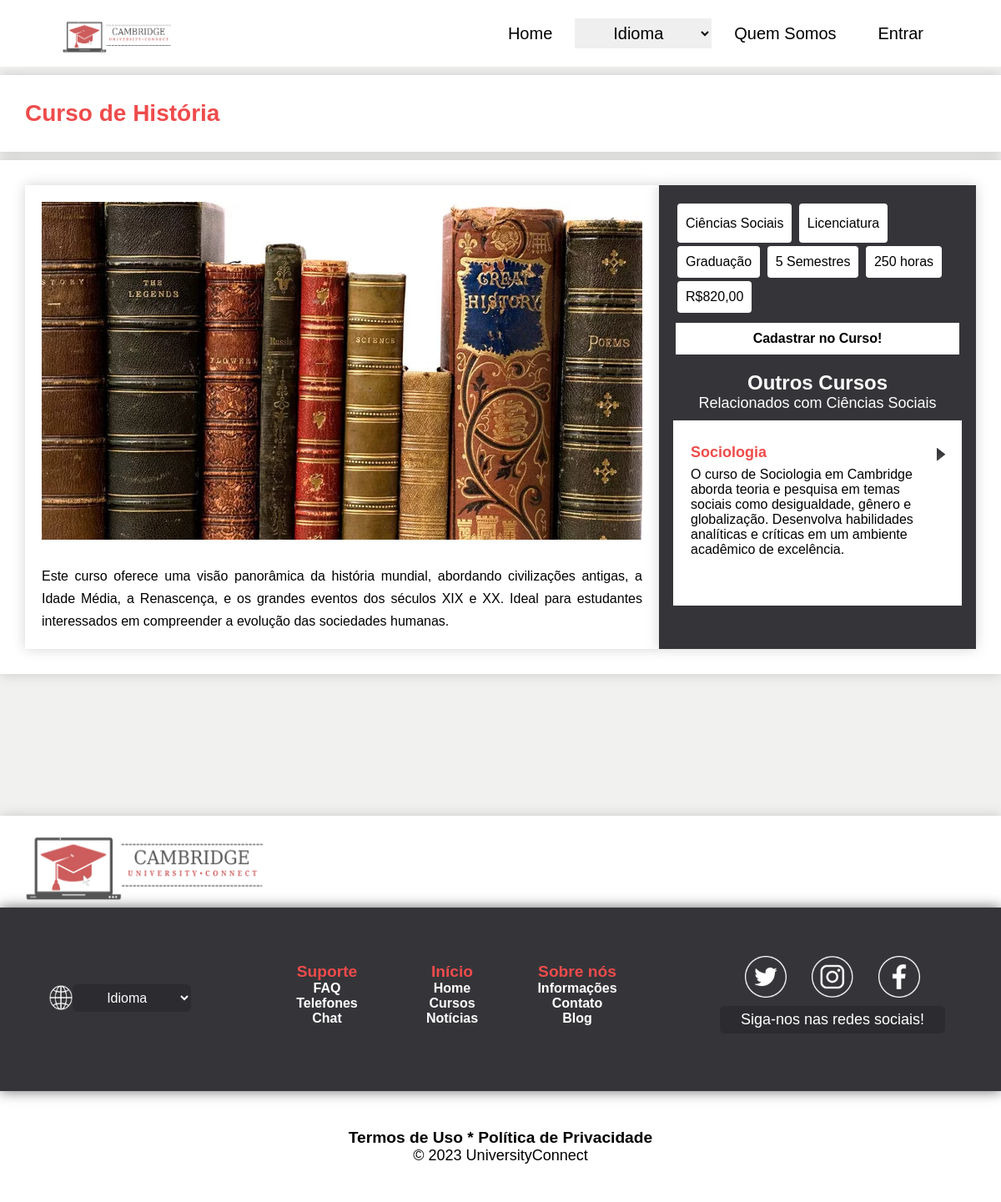
Screenshot of /courses/13 with the database file from the repository.
### UniversityConnect/models.py (models this page shows, shortened)
class Course(models.Model):
    title = models.CharField(max_length=100)
    title_en = models.CharField(max_length=100, default='English Name')
    mini_description = models.TextField(max_length=255, default='English Description')
    mini_description_en = models.TextField(max_length=255, default='English Description')
    description = models.TextField()
    description_en = models.TextField(default='English Description')
    course_load = models.IntegerField()
    course_time = models.CharField(max_length=100)
    time_course_en = models.CharField(max_length=100, default='0 years')
    monthly_course_fee = models.DecimalField(max_digits=8, decimal_places=2)
    class_type = models.CharField(max_length=100)
    image = models.ImageField(upload_to='courses/cover/%Y/%m/%d/', blank=True, default="")
    category = models.ForeignKey(Category, on_delete=models.CASCADE)
    education = models.ForeignKey(Education, on_delete=models.CASCADE)
    course_level = models.ForeignKey(CourseLevel, on_delete=models.CASCADE)
    link = models.CharField(max_length=200, blank=True)

class Category(models.Model):
    name = models.CharField(max_length=100)
    name_en = models.CharField(max_length=100, default='English Name')
    def __str__(self):
        return self.name

class Education(models.Model):
    name = models.CharField(max_length=100)
    name_en = models.CharField(max_length=100, default='English Name')
    def __str__(self):
        return self.name

class CourseLevel(models.Model):
    name = models.CharField(max_length=100)
    name_en = models.CharField(max_length=100, default='English Name')
    def __str__(self):
        return self.name

### UniversityConnect/views.py (the view)
# urls.py: path('courses/<int:id>', views.courses_detail, name='courses_detail'),
def courses_detail(request, id):
    course = get_object_or_404(Course,id=id,)
    other_courses = Course.objects.filter(category=course.category).exclude(id=course.id)[:2]
    lang = False
    if 'en/' in request.path:
        lang = True
    PAGE_NAME = _(course.title)
    context = {
        'request': request,
        'course': course,
        'other_courses': other_courses,
        'page_name': PAGE_NAME,
        'lang': lang,
        'monthly_course_fee': course.monthly_course_fee/4,}
    return render(request, 'UniversityConnect/pages/courses_detail.html', context=context)

### templates/UniversityConnect/pages/courses_detail.html (shortened to what this page needs)
{% extends "base_uc.html" %}
{% load static %}
{% load i18n %}
{% block extra_style %}
<link rel="stylesheet" href="{% static '/UniversityConnect/css/course_detail.css' %}">
{% endblock extra_style %}
{% block content_base %}
{% include '../partials/header.html' %}
<main>
    <div class="home-title">
        <h2>{% trans "Curso de" %}
            {% if lang %}{{ course.title_en }}
            {% else %}{{ course.title }}
            {% endif %}</h2>
    </div>
    <section class="home">
        <div class="block1">
            <div class="block1-img">
                {% if course.image %}
                    <img src="{{course.image.url}}" alt="curso img">
                {% else %}
                    <div class="no-img"> NO IMG </div>
                {% endif %}
            </div>
            <div class="block1-content">
                {% if lang %}
                <h2 class="content-title">{{ course.tittle_en }}</h2>
                <p class="content-description">{{ course.description_en }}</p>
                {% else %}
                <p class="content-description">{{ course.description }}</p>
                {% endif %}
            </div>
        </div>
        <div class="block2">
            <div class="block2-content">
                {% if lang %}
                <p class="content-description">{{ course.category.name_en }}</p>
                <p class="content-description">{{ course.education.name_en }}</p>
                <p class="content-level">{{ course.course_level.name_en }}</p>
                <p class="content-time">{{ course.time_course_en }}</p>
                <p class="content-hours">{{ course.course_load }} hours</p>
                <p class="content-pay">US${{ monthly_course_fee }}</p>
                {% else %}
                <p class="content-description">{{ course.category }}</p>
                <p class="content-description">{{ course.education }}</p>
                <p class="content-level">{{ course.course_level }}</p>
                <p class="content-time">{{ course.course_time }}</p>
                <p class="content-hours">{{ course.course_load }} horas</p>
                <p class="content-pay">R${{ course.monthly_course_fee }}</p>
                {% endif %}
                <a class="content-course" href="#">{% trans "Cadastrar no Curso!" %}</a>
            </div>
            <div class="other">
                <h2>{% trans "Outros Cursos" %}</h2>
                <p>{% trans "Relacionados com" %}
                    {% if lang %}{{ course.category.name_en }}
                    {% else %}{{ course.category }}
                    {% endif %}
                </p>
                {% if other_courses %}
                    {% for course in other_courses %}
                        <a class="option-block-link" href="{% url 'UniversityConnect:courses_detail' course.id %}">
                            <div class="options-block">
                                {% if lang %}
                                <h2>{{ course.title_en }}</h2>
                                <p>{{ course.mini_description_en }}</p>
                                {% else %}
                                <h2>{{ course.title }}</h2>
                                <p>{{ course.mini_description }}</p>
                                {% endif %}
                                <div class="details-icon">
                                    <img src="{% static "/UniversityConnect/images/icons/enter.png" %}" alt="">
                                </div>
                            </div>
                        </a>
                    {% endfor %}
                {% endif %}
            </div>
        </div>
    </section>
</main>
{% endblock content_base %}

### static/UniversityConnect/css/header.css (style rules this page uses)
@media only screen and (min-width: 684px) and (max-width: 1260px) { .options-block { margin: 0 auto 30px auto !important; min-width: 320px !important; max-width: 100% !important; background-color: var(--colorWhite) !important; border: 1px solid rgba(0, 0, 0, 0) !important; } }
html { background-color: var(--colorMidGray); }

### static/UniversityConnect/css/course_detail.css (style rules this page uses)
* { margin: 0; padding: 0; }
:root { --colorPrimary: #EF4B4B; --colorWhite: #FFFFFF; --colorBlack: #000000; --colorMidGray: #F1F1F0; --colorBox: #353539; --colorBoxHover: #2c2c30; --fontPrimary: Arial; --fontMidSize: 20px; --fontLargeSize: 28px; --fontExtraLarge: 54px; --fontExtraExtraLarge: 65px; }
html { background-color: var(--colorMidGray); }
.home { background-color: var(--colorWhite); font-family: var(--fontPrimary); display: flex; justify-content: space-around; min-width: 230px; max-width: 1200px; box-shadow: 0px 0px 15px rgba(0, 0, 0, 0.172) !important; padding: 30px; margin: 10px auto; }
.home-title { box-shadow: 0px 0px 15px rgba(0, 0, 0, 0.172) !important; background-color: var(--colorWhite); min-width: 230px; max-width: 1200px; margin: 10px auto; padding: 30px; }
.home-title > h2 { font-family: var(--fontPrimary) !important; color: var(--colorPrimary); }
.option-block-link { all: unset; cursor: pointer; display: block !important; margin: 0px auto 10px auto; background-color: var(--colorWhite); padding: 20px; }
.options-block { position: relative; overflow: hidden; min-height: 110px; max-height: 150px; min-width: 230px; max-width: 100%; background-color: var(--colorWhite); transition: 0.4s; }
.options-block > h2, .options-block > p { margin: 7px 0; font-family: var(--fontPrimary); text-decoration: none !important; }
.options-block > h2 { color: var(--colorPrimary); font-size: large !important; }
.options-block > p { padding-right: 40px ; }
.details-icon { position: absolute; right: 10px; top: 10px; width: 20px; height: 20px; }
.details-icon img { width: 100%; height: 100%; }
.block1 { box-shadow: 0px 0px 15px rgba(0, 0, 0, 0.172) !important; width: 800px; padding: 10px; }
.block1-img { display: flex; justify-content: center; align-items: center; padding: 10px; }
.block1-img img { width: 100%; height: 100%; }
.block1-content { padding: 10px; }
.block2 { box-shadow: 0px 0px 15px rgba(0, 0, 0, 0.172) !important; background-color: var(--colorBox); width: 360px; padding: 10px; }
.block2-content { padding: 10px; }
.block2-content > p { display: inline-block; align-items: center; min-width: none; max-width: 140px; border-radius: 4px; margin: 2px; padding: 10px; text-align: center; background-color: var(--colorWhite); color: var(--colorBlack); }
.content-course { display: block; padding: 10px; margin-top: 10px; text-align: center; background-color: var(--colorWhite); color: var(--colorBlack); font-weight: bold; text-decoration: none; }
.content-description { text-align: justify; line-height: 27px; }
.other { margin-top: 10px; padding: 0px 7px 4px 7px; }
.other > h2 { text-align: center; color: var(--colorWhite); }
.other > p { font-size: large; margin-bottom: 10px; text-align: center; color: var(--colorWhite); }
.tag-new > h2, .home-title > h2 { color: var(--colorPrimary); font-size: var(--fontLargeSize) !important; }

### rows the page displays
Course: title "História", image (picture), description "Este curso oferece uma visão panorâmica da história mundial, abordando civilizações antigas, a Idade Média, a Renascença, e os grandes eventos dos séculos XIX e XX. Ideal para estudantes interessados em compreender a evolução das sociedades humanas.", category "Ciências Sociais", education "Licenciatura", course_level "Graduação", course_time "5 Semestres", course_load "250", monthly_course_fee "820,00"
Course: title "Sociologia", mini_description "O curso de Sociologia em Cambridge aborda teoria e pesquisa em temas sociais como desigualdade, gênero e globalização. Desenvolva habilidades analíticas e críticas em um ambiente acadêmico de excelência."
